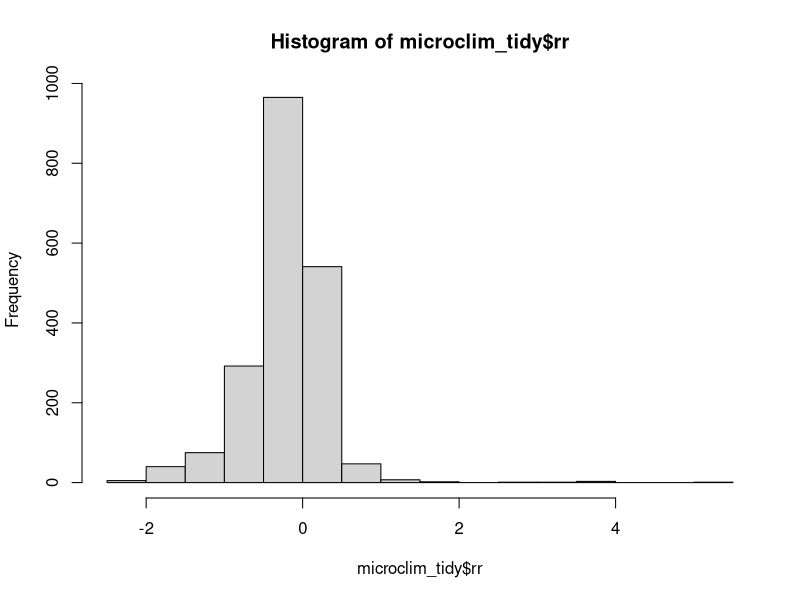
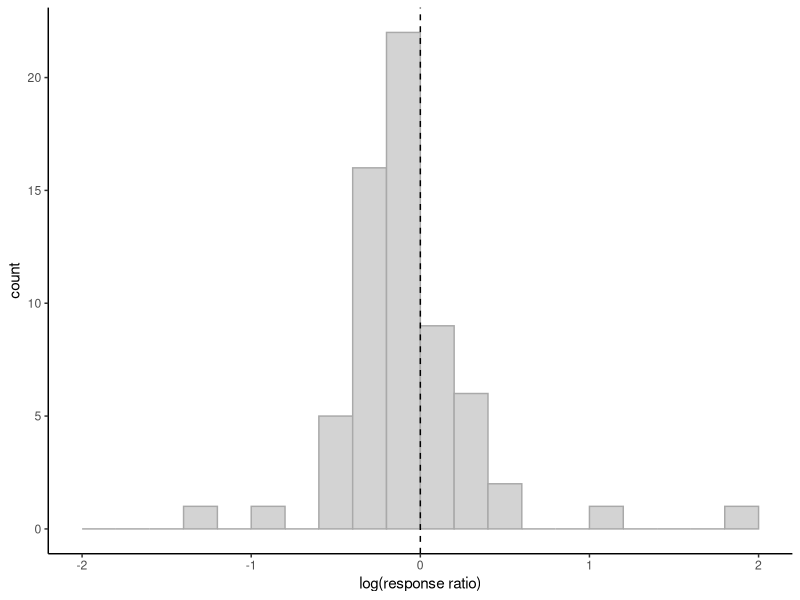

Recreate these plots in R, in order.
#this is a simple script to calculate the response ratio, add it to the dataset, and fit a simple mixed effects model to calculate the average RR accounting for the multiple observations from studies

library(tidyverse)
library(lme4)
library(readr)

microclim <- read_csv("updated_dataset_july2023.csv")
microclim <- microclim %>% mutate(datapoint.num = 1:nrow(microclim))

microclim_tidy <- microclim %>%
  select(unique_id, datapoint.num, moisture_type_consistent, moisture_units, moisture_open, moisture_forest) %>%
  filter(moisture_units %in% c('cm^3/cm^3', '%', 'm^3/m^3', 'm^3/ m^3', "mm/mm", "g kg -1", 'mm/cm')) %>%
  mutate(rr = log(moisture_forest/moisture_open))

##choose the measurements with "proportion units"

hist(microclim_tidy$rr)
direction <- microclim_tidy$rr > 0 ## 1 = positive, 0 = negative
table(direction)

studyMeans <- microclim_tidy %>% group_by(unique_id) %>% summarise(meanRR = mean(rr, na.rm = T))
direction <- studyMeans$meanRR > 0 ## 1 = positive, 0 = negative
table(direction)

ggplot(studyMeans, aes(x = meanRR)) + 
  geom_histogram(breaks = seq(-2, 2, by = 0.2), fill = 'lightgrey', color = 'darkgrey') + 
  geom_vline(aes(xintercept = 0), linetype = 'dashed') + 
  xlab('log(response ratio)') + 
  theme_classic()

microclim <- microclim %>% left_join(microclim_tidy)

write.csv(microclim, "updated_dataset_july2023_withRR.csv")


### fit a very simple LMER to predict response ratio with a random effect for study
library(lme4)

simp_mod <- with(microclim_tidy, lmer(rr ~ 1|unique_id))
summary(simp_mod)
